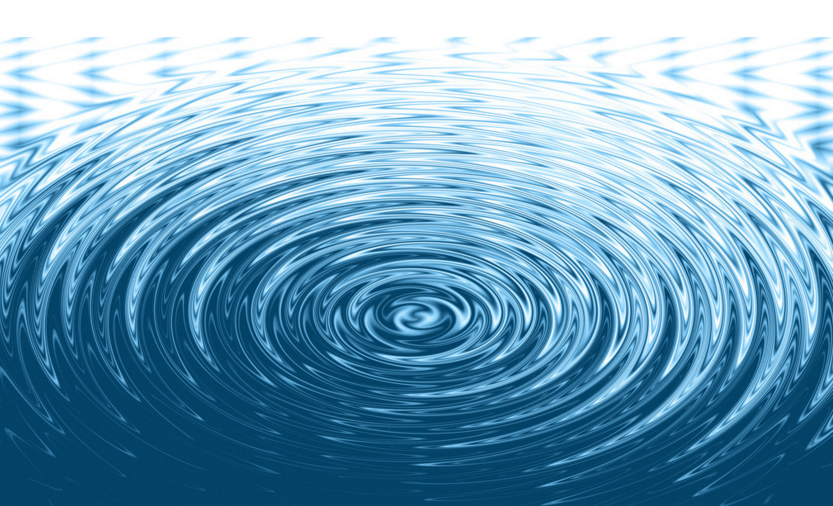
#> input picture python/lib/images/water.png, 833 x 506 px
$ python 23.transform.py   (Python 2 division)
#> lines starting #> are read from the running program, lines starting #| are printed output that depends on the picture
# coding: utf-8
"""
    @author: Liu Weijie
"""
import cv2 as cv
import numpy as np
from matplotlib import pyplot as plt


class Example(object):

    # [56 lines left out: functions draw_spectrum_by_numpy, high_pass_filter_by_numpy, not called in this run]

    @classmethod
    def low_pass_filter_by_opencv(cls):
        # load image
        img = cv.imread("../lib/images/water.png", 0)
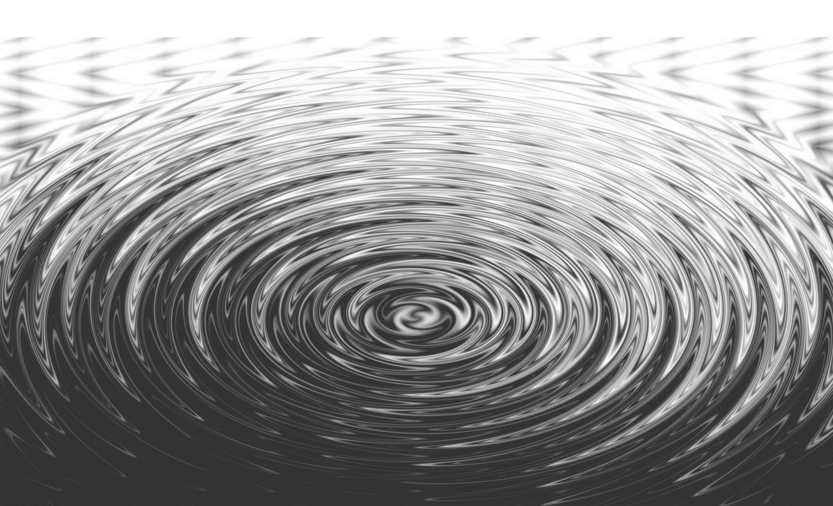
#> img: shape (506, 833); min 45, max 255, mean 151.9

        plt.subplot(2, 2, 1)
        plt.imshow(img, cmap='gray')
        plt.title('Input Image')

        # transform
        dft = cv.dft(np.float32(img), flags=cv.DFT_COMPLEX_OUTPUT)
        dft_shift = np.fft.fftshift(dft)
        dft_magnitude = 20 * np.log(cv.magnitude(dft_shift[:, :, 0], dft_shift[:, :, 1]))
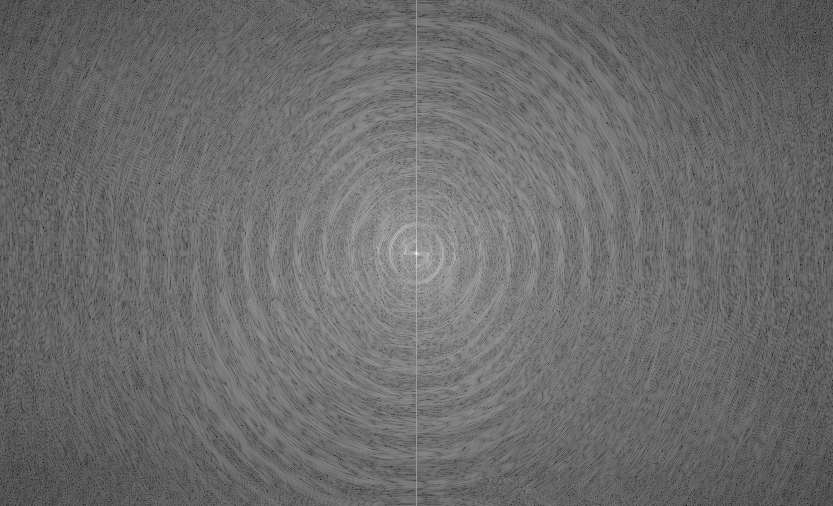
#> dft_magnitude: shape (506, 833) float32; min 33.96, max 359.5, mean 172.1; drawn with min black and max white

        plt.subplot(2, 2, 2)
        plt.imshow(dft_magnitude, cmap='gray')
        plt.title('Frequent Spectrum')

        # make a low_pass mask
        mask = np.zeros(dft_shift.shape[0:2])
        x_center = dft_shift.shape[1] / 2
#> x_center = 416
        y_center = dft_shift.shape[0] / 2
#> y_center = 253
        band_with = 200
        mask[y_center - band_with : y_center + band_with, x_center - band_with : x_center + band_with] = 1

        # filter in frequent zone
        dft_shift[:, :, 0] = dft_shift[:, :, 0] * mask
        dft_shift[:, :, 1] = dft_shift[:, :, 1] * mask
        dft_magnitude = 20 * np.log(cv.magnitude(dft_shift[:, :, 0], dft_shift[:, :, 1]))
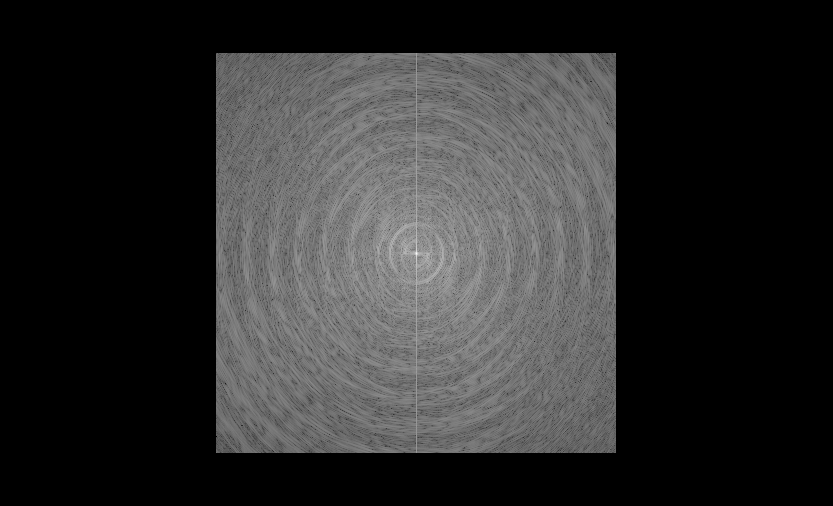
#> dft_magnitude: shape (506, 833) float32; 62.04% of the values are NaN or infinite; the others: min 44.48, max 359.5, mean 188.9; drawn with min black, max white, NaN and infinite black

        plt.subplot(2, 2, 3)
        plt.imshow(dft_magnitude, cmap='gray')
        plt.title('Frequent Spectrum After LP')

        # inverse to img
        dft = np.fft.ifftshift(dft_shift)
        img_back = cv.idft(dft)
        img_back = cv.magnitude(img_back[:, :, 0], img_back[:, :, 1])
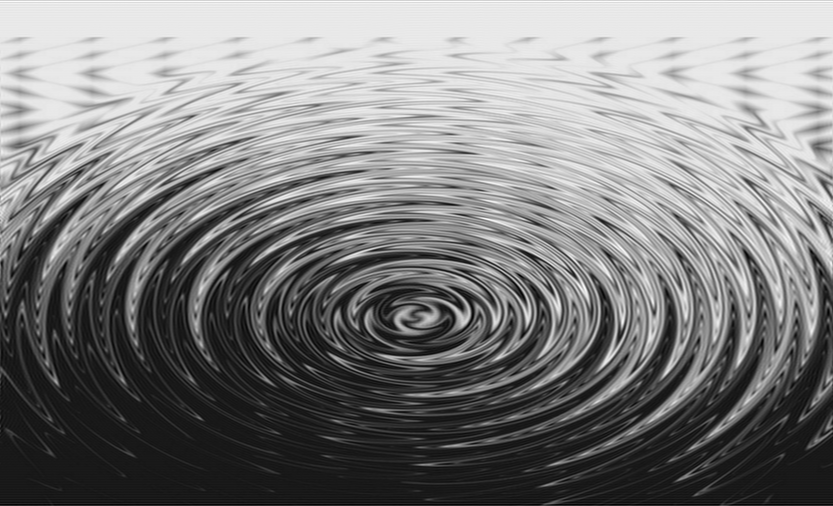
#> img_back: shape (506, 833) float32; min 11556280, max 116559752, mean 64011964; drawn with min black and max white

        plt.subplot(2, 2, 4)
        plt.imshow(img_back, cmap='gray')
        plt.title("Image after filter")

        plt.show()

    # [17 lines left out: function improve_perfermance, not called in this run]


if __name__ == "__main__":
    # Example.draw_spectrum_by_numpy()
    # Example.high_pass_filter_by_numpy()
    Example.low_pass_filter_by_opencv()
    # Example.improve_perfermance()

$ run again, with python/lib/images/bigheroback.png copied over python/lib/images/water.png
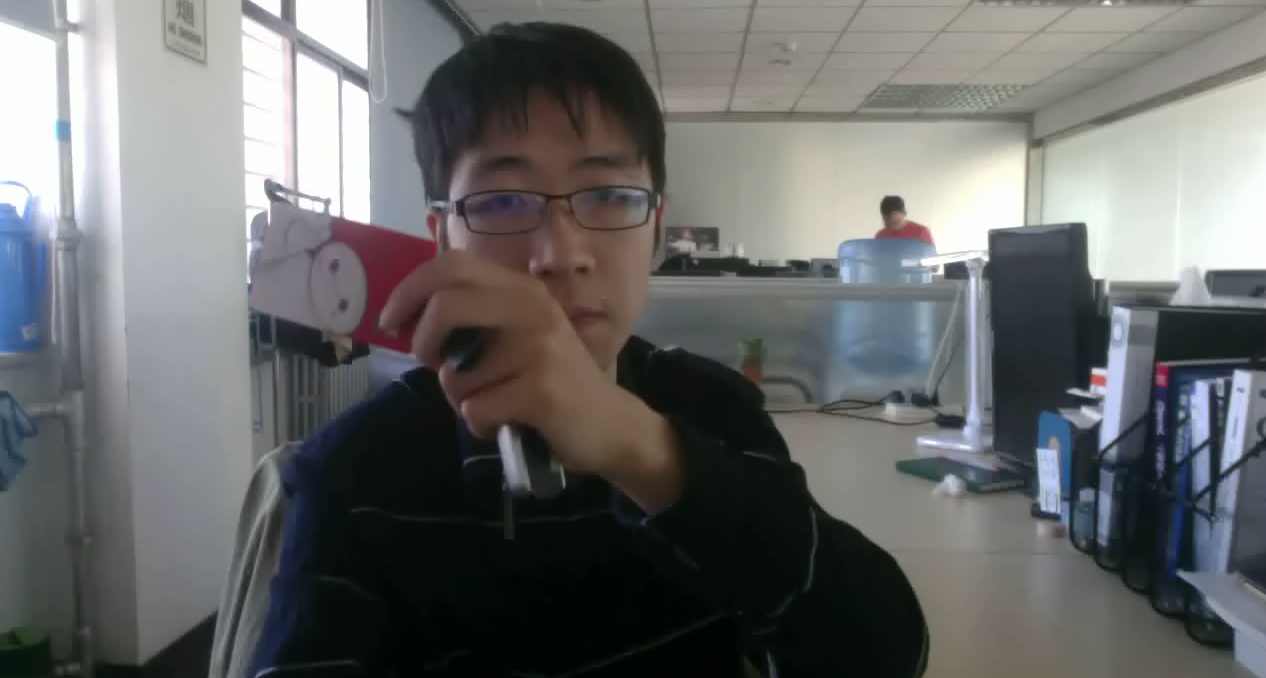
#> input picture python/lib/images/bigheroback.png, 1266 x 678 px
#> in low_pass_filter_by_opencv, `dft_magnitude = 20 * np.log(cv.magnitude(dft_shift[:, :, 0], dft_shift..`:
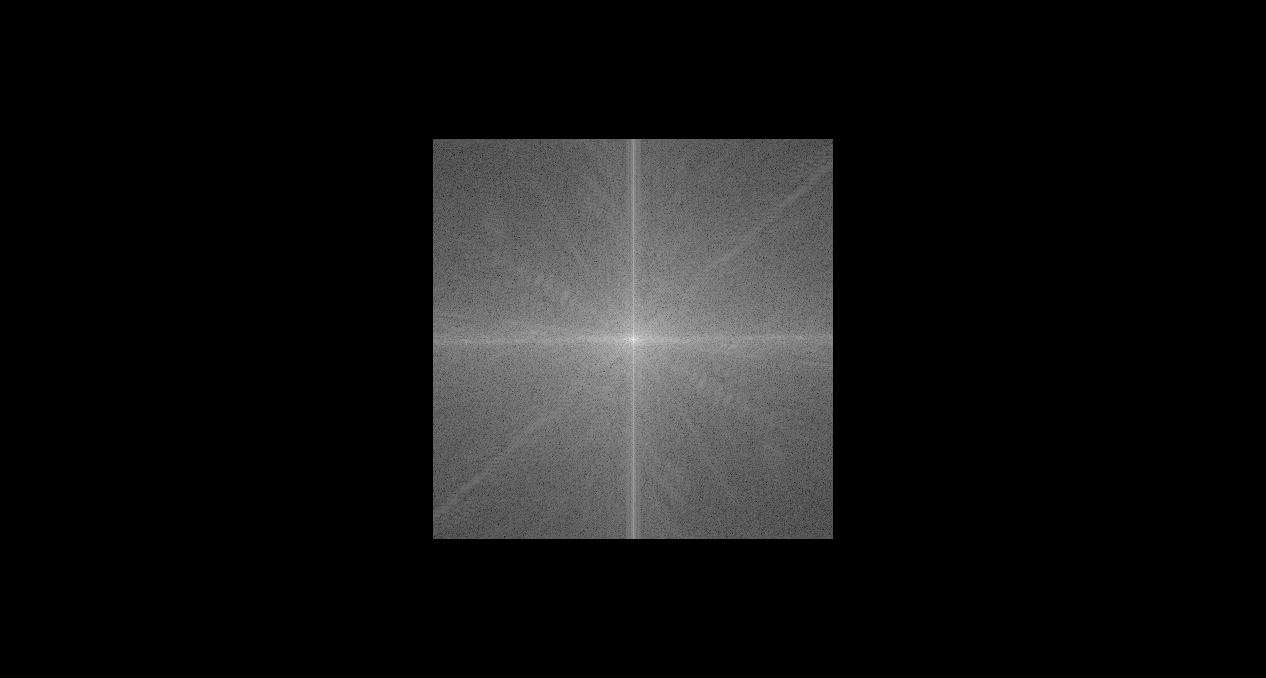
#> dft_magnitude: shape (678, 1266) float32; 81.36% of the values are NaN or infinite; the others: min 26.67, max 366.5, mean 172.1; drawn with min black, max white, NaN and infinite black
#> in low_pass_filter_by_opencv, `img_back = cv.magnitude(img_back[:, :, 0], img_back[:, :, 1])`:
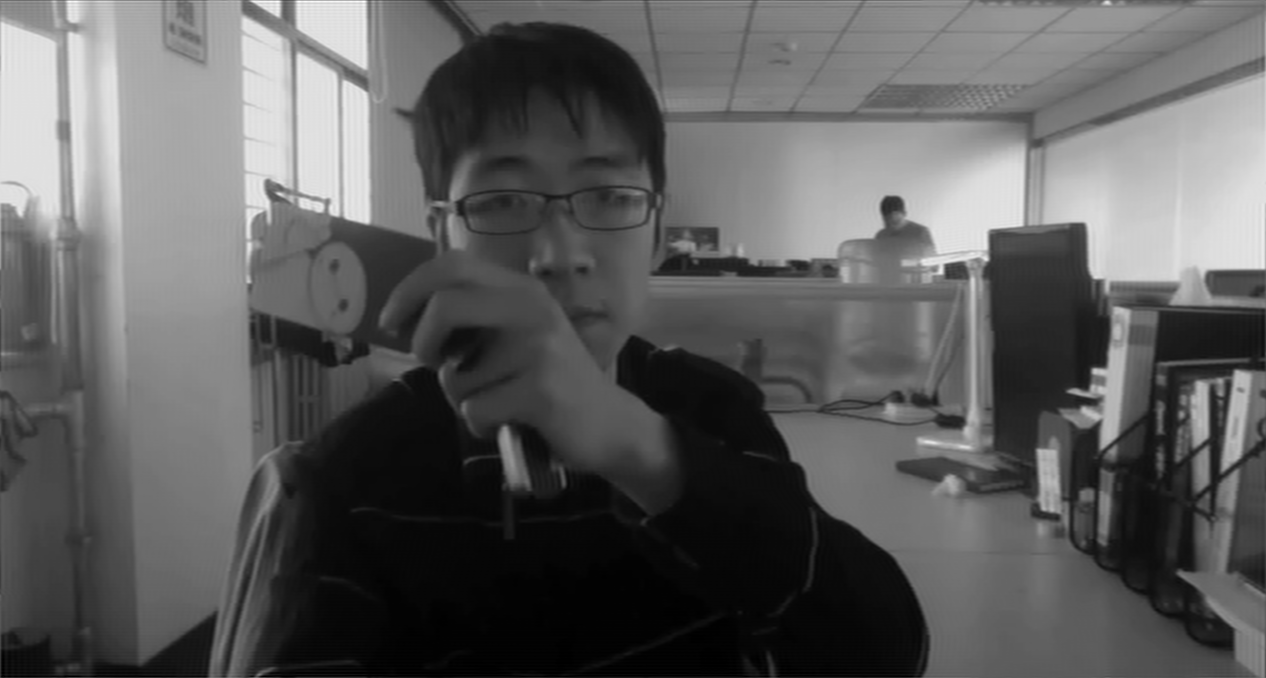
#> img_back: shape (678, 1266) float32; min 5063.7, max 247273616, mean 90788736; drawn with min black and max white
